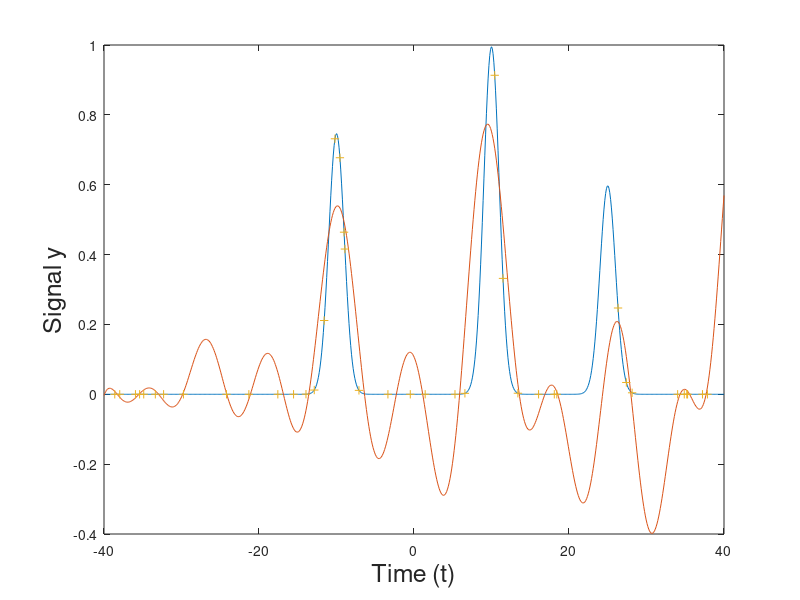

Write MATLAB code to recreate this figure. (Note: this script raises an error after producing the figure.)
%Initialising Variables
N =40 ;
L = 80;
zeta=1;
N1 = 750;
x0 = linspace (- L / 2, L / 2, N1);
y0=0.75*exp(-(((x0+10).^2)+(0.1^2))/2)+exp(-(((x0-10).^2)+(0.1^2))/2)+0.6*exp(-(((x0-25).^2)+(0.1^2))/2);
plot(x0,y0)
hold on

% random sampling
p = randperm(N1);
x = x0(p(1:N))';
y = y0(p(1:N))';

% construct DFT matrix
k = [0:floor(N/2), -floor(N/2)+1:-1];
a = exp(1i * x * k * pi / L);

% solve y = a * f and obtain f, i.e. nuDFT of y.
% exactly, to stabilize the solution, solving L2 penalized
% simeq: a' * y = (a' * a + alpha^2 * I) * f,
% and its solution minimize (y - a * f)^2 + alpha^2 * |f|^2
alpha = 0.1;
z = (a' * a + alpha^2 * eye(size(a,1)));
f = z \ (a' * y);
% iDFT
a0 = exp(1i * x0' * k* pi / L);
y_est=real(a0*f);
plot(x0, y_est, x, y, '+');
xlabel("Time (t)", 'fontsize', 18);
ylabel("Signal y", 'fontsize', 18);
title("NUDFT Type 2", "N=40", 'fontsize', 18);
legend('Original Signal','Reconstructed Signal', 'fontsize', 18)
set(gca, 'fontsize', 18, 'xticklabel', get(gca, 'xtick'), 'yticklabel', get(gca, 'ytick'));

hold off

y_diff=abs(y0'-y_est);
y_mean=(abs(y0')+abs(y_est))/2;
difference=mean((y_diff./y_mean)*100);


% Calculate the percentage similarity
avg1 = mean(y0');
avg2 = mean(y_est);
similarity = (1 - sum(abs(avg1 - avg2)) / sum(avg1 + avg2)) * 100;

fprintf('The percentage similarity between the two graphs is: %f%%\n', similarity);

 
